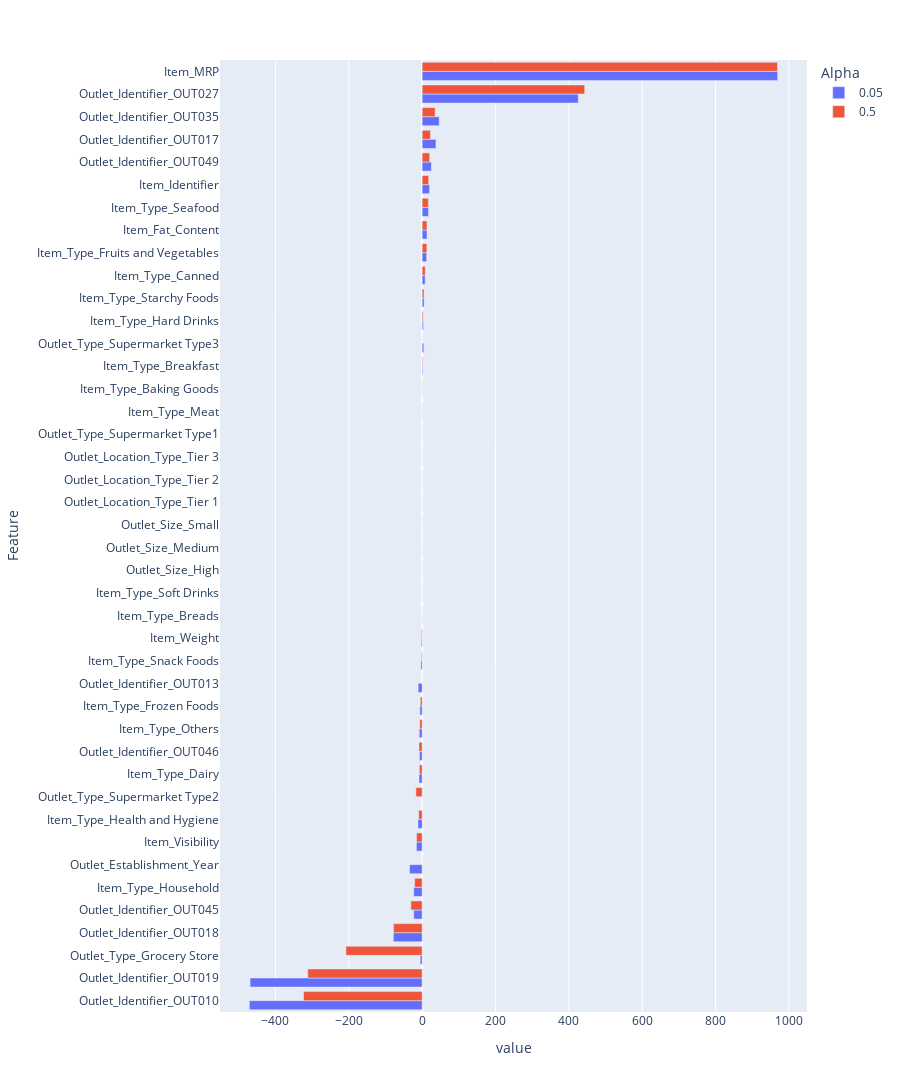

The notebook cell this image was saved under:
### Code cell
bar_chart = pd.DataFrame({'Feature': x_train.columns,
                          '0.05': lassoReg1.coef_,
                          '0.5': lassoReg2.coef_})

fig = px.bar(bar_chart, x=['0.05', '0.5'], y='Feature')

fig.update_layout(legend=dict(title="Alpha"),
                  barmode='group',
                  height=1200,
                  yaxis={'categoryorder':'total ascending'})
fig.show()

### Figure 1 — Plotly figure (JSON) as saved in the notebook; plotly's stock layout.template omitted (floating-point values rounded to 4 significant figures)
{"data": [{"hovertemplate": "variable=0.05<br>value=%{x}<br>Feature=%{y}<extra></extra>", "legendgroup": "0.05", "marker": {"color": "#636efa", "pattern": {"shape": ""}}, "name": "0.05", "orientation": "h", "showlegend": true, "textposition": "auto", "type": "bar", "x": [20.18, -2.273, 13.17, -15.67, 969.3, -34.45, 0.4208, -0.3867, 1.72, 8.167, -8.539, -6.133, 12.19, 3.261, -11.44, -22.98, 0.3554, -7.889, 17.2, -3.42, 0.0, 5.293, -471.2, -10.85, 37.56, -78.59, -469.2, 425.5, 46.41, -22.97, -7.353, 25.12, -0.0, 0.0, -0.0, -0.0, 0.0, -0.0, -5.417, 0.0, -0.0, 4.338], "xaxis": "x", "y": ["Item_Identifier", "Item_Weight", "Item_Fat_Content", "Item_Visibility", "Item_MRP", "Outlet_Establishment_Year", "Item_Type_Baking Goods", "Item_Type_Breads", "Item_Type_Breakfast", "Item_Type_Canned", "Item_Type_Dairy", "Item_Type_Frozen Foods", "Item_Type_Fruits and Vegetables", "Item_Type_Hard Drinks", "Item_Type_Health and Hygiene", "Item_Type_Household", "Item_Type_Meat", "Item_Type_Others", "Item_Type_Seafood", "Item_Type_Snack Foods", "Item_Type_Soft Drinks", "Item_Type_Starchy Foods", "Outlet_Identifier_OUT010", "Outlet_Identifier_OUT013", "Outlet_Identifier_OUT017", "Outlet_Identifier_OUT018", "Outlet_Identifier_OUT019", "Outlet_Identifier_OUT027", "Outlet_Identifier_OUT035", "Outlet_Identifier_OUT045", "Outlet_Identifier_OUT046", "Outlet_Identifier_OUT049", "Outlet_Size_High", "Outlet_Size_Medium", "Outlet_Size_Small", "Outlet_Location_Type_Tier 1", "Outlet_Location_Type_Tier 2", "Outlet_Location_Type_Tier 3", "Outlet_Type_Grocery Store", "Outlet_Type_Supermarket Type1", "Outlet_Type_Supermarket Type2", "Outlet_Type_Supermarket Type3"], "yaxis": "y"}, {"hovertemplate": "variable=0.5<br>value=%{x}<br>Feature=%{y}<extra></extra>", "legendgroup": "0.5", "marker": {"color": "#EF553B", "pattern": {"shape": ""}}, "name": "0.5", "orientation": "h", "showlegend": true, "textposition": "auto", "type": "bar", "x": [17.68, -1.879, 13.08, -15.21, 968.8, -0.0, 0.7873, 0.0, 1.558, 8.429, -7.616, -5.029, 12.74, 2.738, -9.406, -20.55, 0.6625, -6.568, 16.86, -2.001, -0.0, 4.952, -323.5, 0.0, 22.6, -78.24, -312.0, 443.2, 35.28, -30.7, -8.7, 20.42, 0.0, 0.0, -0.0, -0.0, 0.0, -0.0, -207.8, 0.0, -17.09, 0.0], "xaxis": "x", "y": ["Item_Identifier", "Item_Weight", "Item_Fat_Content", "Item_Visibility", "Item_MRP", "Outlet_Establishment_Year", "Item_Type_Baking Goods", "Item_Type_Breads", "Item_Type_Breakfast", "Item_Type_Canned", "Item_Type_Dairy", "Item_Type_Frozen Foods", "Item_Type_Fruits and Vegetables", "Item_Type_Hard Drinks", "Item_Type_Health and Hygiene", "Item_Type_Household", "Item_Type_Meat", "Item_Type_Others", "Item_Type_Seafood", "Item_Type_Snack Foods", "Item_Type_Soft Drinks", "Item_Type_Starchy Foods", "Outlet_Identifier_OUT010", "Outlet_Identifier_OUT013", "Outlet_Identifier_OUT017", "Outlet_Identifier_OUT018", "Outlet_Identifier_OUT019", "Outlet_Identifier_OUT027", "Outlet_Identifier_OUT035", "Outlet_Identifier_OUT045", "Outlet_Identifier_OUT046", "Outlet_Identifier_OUT049", "Outlet_Size_High", "Outlet_Size_Medium", "Outlet_Size_Small", "Outlet_Location_Type_Tier 1", "Outlet_Location_Type_Tier 2", "Outlet_Location_Type_Tier 3", "Outlet_Type_Grocery Store", "Outlet_Type_Supermarket Type1", "Outlet_Type_Supermarket Type2", "Outlet_Type_Supermarket Type3"], "yaxis": "y"}], "layout": {"barmode": "group", "height": 1200, "legend": {"title": {"text": "Alpha"}, "tracegroupgap": 0}, "margin": {"t": 60}, "xaxis": {"anchor": "y", "domain": [0, 1], "title": {"text": "value"}}, "yaxis": {"anchor": "x", "categoryorder": "total ascending", "domain": [0, 1], "title": {"text": "Feature"}}}}
